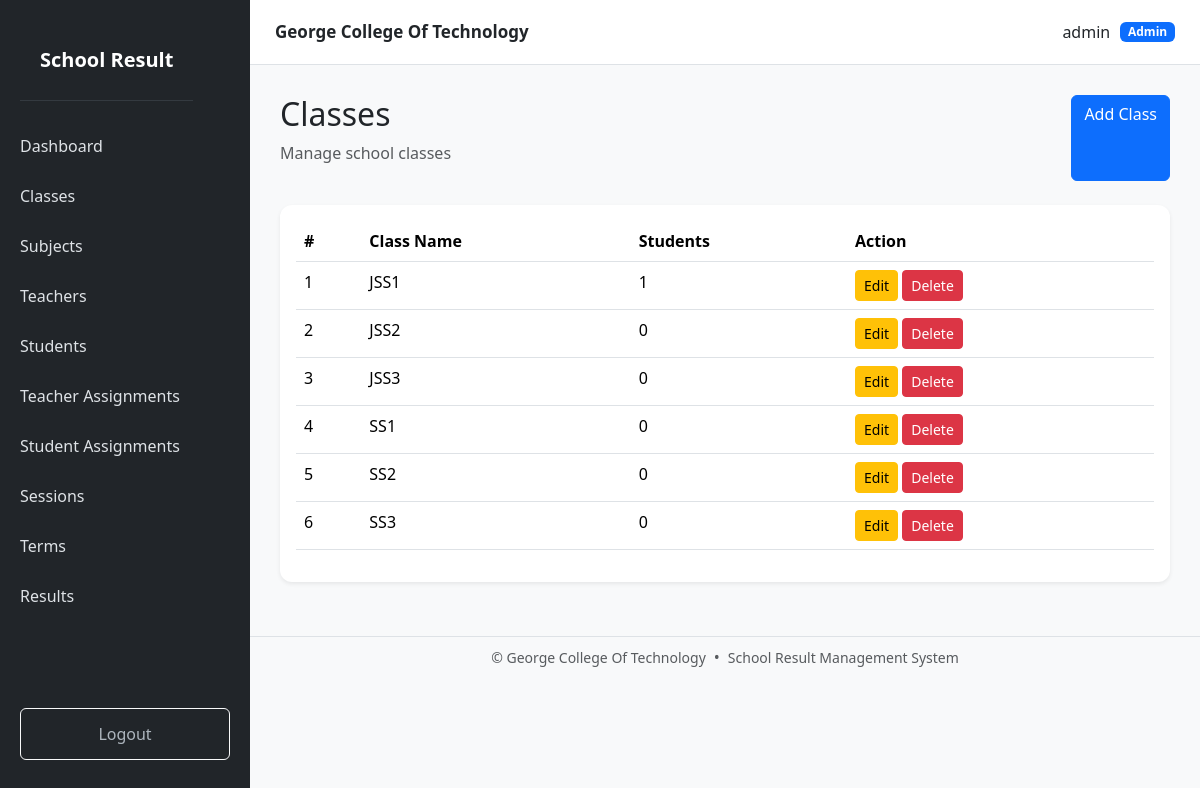
The app's page /classrooms/ (signed in) with its own data.
### models.py (models this page shows, shortened)
class User(UserMixin, db.Model):
    __tablename__ = "users"
    id = db.Column(
        db.Integer,
        primary_key=True
    )
    username = db.Column(
        db.String(100),
        unique=True,
        nullable=False
    )
    password_hash = db.Column(
        db.String(255),
        nullable=False
    )
    role = db.Column(
        db.String(20),
        nullable=False,
        default="student"
    )
    is_active = db.Column(
        db.Boolean,
        default=True
    )
    teacher = db.relationship(
        "Teacher",
        back_populates="user",
        uselist=False
    )
    student = db.relationship(
        "Student",
        back_populates="user",
        uselist=False
    )

class Classroom(db.Model):
    __tablename__ = "classrooms"
    id = db.Column(
        db.Integer,
        primary_key=True
    )
    name = db.Column(
        db.String(100),
        unique=True,
        nullable=False
    )
    created_at = db.Column(
        db.DateTime,
        server_default=db.func.now()
    )
    students = db.relationship(
        "Student",
        back_populates="classroom"
    )
    teacher_assignments = db.relationship(
        "TeacherAssignment",
        back_populates="classroom",
        cascade="all, delete-orphan"
    )
    results = db.relationship(
        "Result",
        back_populates="classroom"
    )

### routes/classroom.py (the view)
@classroom.route("/")
@login_required
def list_classrooms():
    classrooms = Classroom.query.order_by(
        Classroom.name
    ).all()
    return render_template(
        "classroom/list.html",
        classrooms=classrooms
    )

### templates/classroom/list.html (shortened to what this page needs)
{% extends "base.html" %}
{% block content %}
<div class="d-flex justify-content-between mb-4">
    <div>
        <h2>Classes</h2>
        <p class="text-muted">
            Manage school classes
        </p>
    </div>
    {% if current_user.role == "admin" %}
    <a
        href="{{ url_for('classroom.create_classroom') }}"
        class="btn btn-primary"
    >
        Add Class
    </a>
    {% endif %}
</div>
<div class="card shadow-sm">
    <div class="card-body">
        <table class="table table-hover">
            <thead>
                <tr>
                    <th>#</th>
                    <th>Class Name</th>
                    <th>Students</th>
                    {% if current_user.role == "admin" %}
                    <th>Action</th>
                    {% endif %}
                </tr>
            </thead>
            <tbody>
                {% for classroom in classrooms %}
                <tr>
                    <td>{{ loop.index }}</td>
                    <td>{{ classroom.name }}</td>
                    <td>
                        {{ classroom.students|length }}
                    </td>
                    {% if current_user.role == "admin" %}
                    <td>
                        <a
                            href="{{ url_for(
                                'classroom.edit_classroom',
                                id=classroom.id
                            ) }}"
                            class="btn btn-sm btn-warning"
                        >
                            Edit
                        </a>
                        <form
                            method="POST"
                            action="{{ url_for(
                                'classroom.delete_classroom',
                                id=classroom.id
                            ) }}"
                            class="d-inline"
                        >
                            <button
                                class="btn btn-sm btn-danger"
                                onclick="return confirm('Delete this class?')"
                            >
                                Delete
                            </button>
                        </form>
                    </td>
                    {% endif %}
                </tr>
                {% else %}
                <tr>
                    <td colspan="4" class="text-center">
                        No classes found.
                    </td>
                </tr>
                {% endfor %}
            </tbody>
        </table>
    </div>
</div>
{% endblock %}

### templates/base.html (shortened to what this page needs)
<!DOCTYPE html>
<html lang="en">
<head>
    <link
        href="https://cdn.jsdelivr.net/npm/bootstrap@5.3.3/dist/css/bootstrap.min.css"
        rel="stylesheet"
    >
    <link
        rel="stylesheet"
        href="{{ url_for('static', filename='css/style.css') }}"
    >
</head>
<body>
{% if current_user.is_authenticated %}
<div class="sidebar" id="sidebar">
    <div class="sidebar-header">
        <div class="brand">
            School Result
        </div>
    </div>
    {% if current_user.role == "admin" %}
        <a href="{{ url_for('dashboard.index') }}">
            Dashboard
        </a>
        <a href="{{ url_for('classroom.list_classrooms') }}">
            Classes
        </a>
        <a href="{{ url_for('subject.list_subjects') }}">
            Subjects
        </a>
        <a href="{{ url_for('teacher.list_teachers') }}">
            Teachers
        </a>
        <a href="{{ url_for('student.list_students') }}">
            Students
        </a>
        <a href="{{ url_for('assignment.list_assignments') }}">
            Teacher Assignments
        </a>
        <a href="{{ url_for('student.student_assignments') }}">
            Student Assignments
        </a>
        <a href="{{ url_for('session.list_sessions') }}">
            Sessions
        </a>
        <a href="{{ url_for('term.list_terms') }}">
            Terms
        </a>
        <a href="{{ url_for('result.list_results') }}">
            Results
        </a>
    {% endif %}
    <div class="logout">
        <a
            href="{{ url_for('auth.logout') }}"
            class="btn btn-outline-light w-100"
        >
            Logout
        </a>
    </div>
</div>
<div class="main-content">
    <div class="page-wrapper">
        <div class="topbar">
            <strong class="topbar-title">
                George College Of Technology
            </strong>
            <div class="topbar-user">
                <span>
                    {{ current_user.username }}
                </span>
                <span class="badge bg-primary">
                    {{ current_user.role|capitalize }}
                </span>
            </div>
        </div>
        <main class="content">
            {% block content %}
            {% endblock %}
        </main>
        <footer class="no-print border-top bg-light mt-4 py-2">
            <div
                class="container-fluid d-flex justify-content-center align-items-center flex-wrap gap-2"
            >
                <small class="text-muted">
                    &copy; {{ current_year }}
                    George College Of Technology
                </small>
                <span class="text-muted">
                    •
                </span>
                <small class="text-muted">
                    School Result Management System
                </small>
            </div>
        </footer>
    </div>
</div>
{% else %}
<!-- =========================================================
     AUTH PAGES
========================================================= -->
{% block auth_content %}
{% endblock %}
{% endif %}
</body>
</html>

### static/css/style.css (style rules this page uses)
body { background: #f5f7fb; }
.sidebar { width: 250px; min-height: 100vh; background: #212529; position: fixed; left: 0; top: 0; bottom: 0; }
.brand { color: white; font-size: 22px; font-weight: bold; padding: 25px 20px; border-bottom: 1px solid #343a40; }
.sidebar a { display: block; color: #adb5bd; text-decoration: none; padding: 13px 20px; }
.logout { position: absolute; bottom: 20px; width: 100%; padding: 0 20px; }
.main-content { margin-left: 250px; min-height: 100vh; }
.topbar { background: white; padding: 18px 30px; border-bottom: 1px solid #ddd; display: flex; justify-content: space-between; }
.content { padding: 30px; }
.card { border: none; border-radius: 12px; }
body { margin: 0; background: #f8f9fa; }
.sidebar { position: fixed; top: 0; left: 0; width: 250px; height: 100vh; background: #212529; color: white; z-index: 1050; display: flex; flex-direction: column; overflow-y: auto; }
.sidebar-header { display: flex; align-items: center; justify-content: space-between; padding: 20px; }
.brand { font-size: 20px; font-weight: bold; }
.sidebar > a { display: block; color: #dee2e6; text-decoration: none; padding: 13px 20px; transition: 0.2s; }
.logout { margin-top: auto; padding: 20px; }
.topbar { height: 65px; background: white; border-bottom: 1px solid #dee2e6; display: flex; align-items: center; justify-content: space-between; padding: 0 25px; position: sticky; top: 0; z-index: 1000; }
.topbar-title { font-size: 17px; }
.topbar-user { display: flex; align-items: center; gap: 10px; }

### records on screen
User: username "admin", role "Admin"
Classroom: name "JSS1", students|length "1"
Classroom: name "JSS2", students|length "0"
Classroom: name "JSS3", students|length "0"
Classroom: name "SS1", students|length "0"
Classroom: name "SS2", students|length "0"
Classroom: name "SS3", students|length "0"
